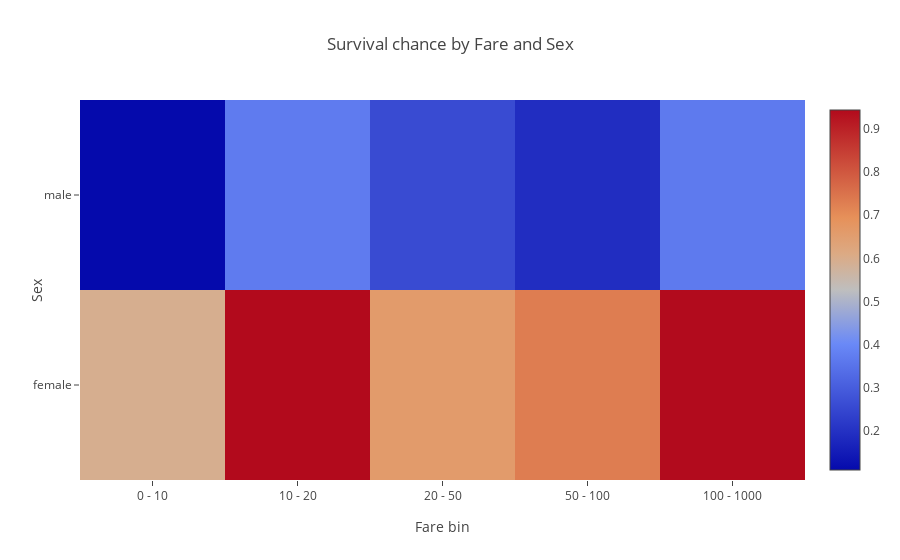

Notebook code cell kept with this figure:
### Code cell
iplot(go.Figure([hm], layout))

### Figure 1 — Plotly figure (JSON) as saved in the notebook; plotly's stock layout.template omitted (floating-point values rounded to 4 significant figures)
{"data": [{"type": "heatmap", "uid": "52004474-c31a-11e8-9f84-57308fcd44c7", "x": ["0 - 10", "10 - 20", "20 - 50", "50 - 100", "100 - 1000"], "y": ["female", "male"], "z": [[0.5938, 0.9434, 0.6588, 0.7308, 0.9412], [0.1102, 0.3704, 0.2595, 0.19, 0.3684]]}], "layout": {"title": "Survival chance by Fare and Sex", "xaxis": {"title": "Fare bin"}, "yaxis": {"nticks": 4, "title": "Sex"}}}
